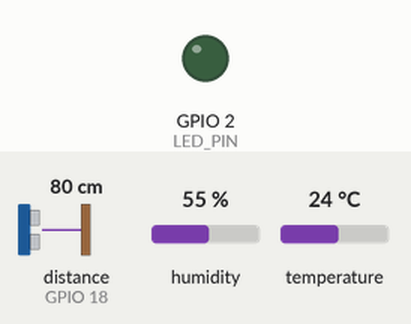
This sketch was run on a simulated ESP32. Shown: output pins drawn as LEDs (lit = HIGH). The test bench sets the inputs (shaded band); at power-on: distance to the obstacle (sensor on GPIO 18) 80 cm, humidity 55 %, temperature 24 °C. The echo pulse lasts 58.3 µs per cm; WiFi joins after 1.5 s; servers stay silent unless stated; the local clock reads 2024-03-15 10:24:30 at power-on unless the sketch sets it; random numbers use the default seed unless the sketch sets one; no MQTT or app messages arrive unless stated; pins used as bus, display or sensor lines are not drawn; what the sketch prints to the serial monitor is not drawn.

Above: at 10.8 s.
10.9 s: distance to the obstacle (sensor on GPIO 18) set to 4 cm
18.4 s: distance to the obstacle (sensor on GPIO 18) set to 2 cm
25.9 s: distance to the obstacle (sensor on GPIO 18) set to 9 cm
At 36.0 s:
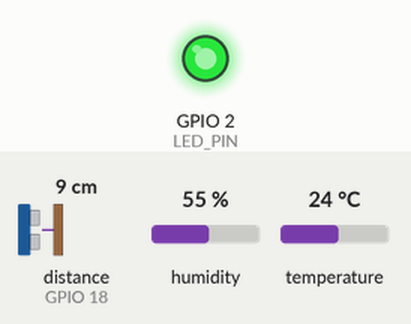
Timing chart, 0 to 46.5 s (numbered marks = the images above; inputs shaded):
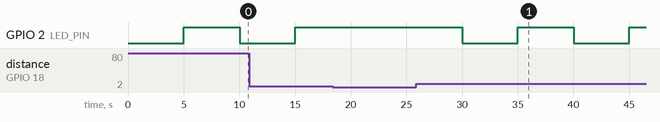

Measured:
- after the input at 18.4 s, every drawn part: stays the same
- after the input at 25.9 s, GPIO 2 (LED_PIN): alternates HIGH for 5.0 s and LOW for 5.0 s, starting after 4.1 s

The sketch:

sketch.ino
```cpp
#include <WiFi.h>
#include <PubSubClient.h>
#include <DHTesp.h>
#include <esp_system.h>
#include <math.h>
#include <sys/time.h>
#include <time.h>

namespace {

constexpr char WIFI_SSID[] = "Wokwi-GUEST";
constexpr char WIFI_PASSWORD[] = "";

// The Wokwi Private IoT Gateway exposes services on the host through this name.
constexpr char MQTT_SERVER[] = "host.wokwi.internal";
constexpr uint16_t MQTT_PORT = 1884;
constexpr char MQTT_TOPIC[] = "iot/lab2/esp32-01/telemetry";
constexpr char DEVICE_ID[] = "esp32-01";

constexpr char NTP_SERVER_PRIMARY[] = "pool.ntp.org";
constexpr char NTP_SERVER_SECONDARY[] = "time.google.com";
constexpr time_t MIN_VALID_EPOCH = 1704067200;  // 2024-01-01T00:00:00Z

constexpr uint8_t DHT_PIN = 15;
constexpr uint8_t TRIG_PIN = 5;
constexpr uint8_t ECHO_PIN = 18;
constexpr uint8_t LED_PIN = 2;

constexpr uint32_t SEND_INTERVAL_MS = 5000;
constexpr uint32_t INITIAL_RETRY_MS = 1000;
constexpr uint32_t MAX_RETRY_MS = 30000;
constexpr uint16_t MQTT_PACKET_BUFFER_SIZE = 512;

constexpr float MIN_TEMPERATURE_C = -40.0f;
constexpr float MAX_TEMPERATURE_C = 80.0f;
constexpr float MIN_HUMIDITY_PCT = 0.0f;
constexpr float MAX_HUMIDITY_PCT = 100.0f;
constexpr float MIN_DISTANCE_CM = 2.0f;
constexpr float MAX_DISTANCE_CM = 400.0f;

WiFiClient wifiClient;
PubSubClient mqttClient(wifiClient);
DHTesp dht;

char bootId[17] = {};
char mqttClientId[32] = {};
uint32_t sequenceNo = 0;
uint32_t lastSendMs = 0;
uint32_t nextWifiAttemptMs = 0;
uint32_t nextMqttAttemptMs = 0;
uint32_t wifiRetryDelayMs = INITIAL_RETRY_MS;
uint32_t mqttRetryDelayMs = INITIAL_RETRY_MS;
bool wifiWasConnected = false;
bool ntpConfigured = false;
bool ledState = false;

bool deadlineReached(uint32_t now, uint32_t deadline) {
  return static_cast<int32_t>(now - deadline) >= 0;
}

uint32_t nextRetryDelay(uint32_t currentDelay) {
  if (currentDelay >= MAX_RETRY_MS / 2) {
    return MAX_RETRY_MS;
  }
  return currentDelay * 2;
}

void initializeIdentifiers() {
  const uint64_t chipId = ESP.getEfuseMac();
  const uint32_t chipSuffix = static_cast<uint32_t>(chipId);
  const uint32_t bootNonce = esp_random();

  snprintf(bootId, sizeof(bootId), "%08lX%08lX",
           static_cast<unsigned long>(chipSuffix),
           static_cast<unsigned long>(bootNonce));
  snprintf(mqttClientId, sizeof(mqttClientId), "%s-%08lX", DEVICE_ID,
           static_cast<unsigned long>(chipSuffix));
}

void startNtpSynchronization() {
  // Offset values are zero so the Unix timestamp is always UTC.
  configTime(0, 0, NTP_SERVER_PRIMARY, NTP_SERVER_SECONDARY);
  ntpConfigured = true;
  Serial.println("NTP synchronization requested (UTC)");
}

bool getUtcEpochMs(uint64_t& epochMs) {
  timeval now{};
  if (gettimeofday(&now, nullptr) != 0 || now.tv_sec < MIN_VALID_EPOCH) {
    return false;
  }

  epochMs = static_cast<uint64_t>(now.tv_sec) * 1000ULL
          + static_cast<uint64_t>(now.tv_usec) / 1000ULL;
  return true;
}

void maintainWiFi(uint32_t nowMs) {
  if (WiFi.status() == WL_CONNECTED) {
    if (!wifiWasConnected) {
      wifiWasConnected = true;
      wifiRetryDelayMs = INITIAL_RETRY_MS;
      Serial.printf("WiFi connected, IP=%s, RSSI=%d dBm\n",
                    WiFi.localIP().toString().c_str(), WiFi.RSSI());
    }
    if (!ntpConfigured) {
      startNtpSynchronization();
    }
    return;
  }

  if (wifiWasConnected) {
    wifiWasConnected = false;
    ntpConfigured = false;
    mqttClient.disconnect();
    nextWifiAttemptMs = nowMs;
    Serial.println("WiFi disconnected");
  }

  if (!deadlineReached(nowMs, nextWifiAttemptMs)) {
    return;
  }

  Serial.printf("Connecting WiFi to %s (next retry in %lu ms)\n",
                WIFI_SSID, static_cast<unsigned long>(wifiRetryDelayMs));
  WiFi.disconnect();
  WiFi.begin(WIFI_SSID, WIFI_PASSWORD, 6);
  nextWifiAttemptMs = nowMs + wifiRetryDelayMs;
  wifiRetryDelayMs = nextRetryDelay(wifiRetryDelayMs);
}

void maintainMqtt(uint32_t nowMs) {
  if (WiFi.status() != WL_CONNECTED) {
    return;
  }

  if (mqttClient.connected()) {
    mqttClient.loop();
    return;
  }

  if (!deadlineReached(nowMs, nextMqttAttemptMs)) {
    return;
  }

  Serial.printf("Connecting MQTT to %s:%u...", MQTT_SERVER, MQTT_PORT);
  if (mqttClient.connect(mqttClientId)) {
    mqttRetryDelayMs = INITIAL_RETRY_MS;
    Serial.println(" connected");
    return;
  }

  Serial.printf(" failed (state=%d), next retry in %lu ms\n",
                mqttClient.state(),
                static_cast<unsigned long>(mqttRetryDelayMs));
  // mqttClient.connect() may block until its socket timeout; schedule from the
  // end of that attempt so the backoff is still honored when the broker is down.
  nextMqttAttemptMs = millis() + mqttRetryDelayMs;
  mqttRetryDelayMs = nextRetryDelay(mqttRetryDelayMs);
}

float readDistanceCm() {
  digitalWrite(TRIG_PIN, LOW);
  delayMicroseconds(2);
  digitalWrite(TRIG_PIN, HIGH);
  delayMicroseconds(10);
  digitalWrite(TRIG_PIN, LOW);

  const unsigned long durationUs = pulseIn(ECHO_PIN, HIGH, 30000UL);
  if (durationUs == 0) {
    return NAN;
  }
  return static_cast<float>(durationUs) * 0.0343f / 2.0f;
}

bool sensorValuesAreValid(const TempAndHumidity& dhtData, float distanceCm) {
  if (!isfinite(dhtData.temperature) ||
      dhtData.temperature < MIN_TEMPERATURE_C ||
      dhtData.temperature > MAX_TEMPERATURE_C) {
    Serial.printf("Invalid temperature: %.2f C\n", dhtData.temperature);
    return false;
  }

  if (!isfinite(dhtData.humidity) ||
      dhtData.humidity < MIN_HUMIDITY_PCT ||
      dhtData.humidity > MAX_HUMIDITY_PCT) {
    Serial.printf("Invalid humidity: %.2f %%\n", dhtData.humidity);
    return false;
  }

  if (!isfinite(distanceCm) ||
      distanceCm < MIN_DISTANCE_CM ||
      distanceCm > MAX_DISTANCE_CM) {
    Serial.printf("Invalid distance: %.2f cm\n", distanceCm);
    return false;
  }

  return true;
}

void publishTelemetry(uint32_t nowMs) {
  if (!mqttClient.connected()) {
    Serial.println("Telemetry skipped: MQTT is not connected");
    return;
  }

  uint64_t sentAtMs = 0;
  if (!getUtcEpochMs(sentAtMs)) {
    Serial.println("Telemetry skipped: waiting for a valid UTC NTP time");
    return;
  }

  const TempAndHumidity dhtData = dht.getTempAndHumidity();
  const float distanceCm = readDistanceCm();
  if (!sensorValuesAreValid(dhtData, distanceCm)) {
    Serial.println("Telemetry skipped: sensor validation failed");
    return;
  }

  const uint32_t messageSequence = ++sequenceNo;
  char payload[MQTT_PACKET_BUFFER_SIZE];
  const int payloadLength = snprintf(
      payload, sizeof(payload),
      "{\"schema_version\":1,\"device_id\":\"%s\",\"boot_id\":\"%s\","
      "\"sequence\":%lu,\"sent_at_ms\":%llu,\"temperature_c\":%.2f,"
      "\"humidity_pct\":%.2f,\"distance_cm\":%.2f,\"rssi_dbm\":%d,"
      "\"uptime_s\":%lu,\"led_on\":%s}",
      DEVICE_ID, bootId, static_cast<unsigned long>(messageSequence),
      static_cast<unsigned long long>(sentAtMs), dhtData.temperature,
      dhtData.humidity, distanceCm, WiFi.RSSI(),
      static_cast<unsigned long>(nowMs / 1000UL),
      ledState ? "true" : "false");

  if (payloadLength < 0 || static_cast<size_t>(payloadLength) >= sizeof(payload)) {
    Serial.printf("Telemetry not published: JSON buffer too small (required=%d)\n",
                  payloadLength);
    return;
  }

  const bool published = mqttClient.publish(MQTT_TOPIC, payload);
  if (published) {
    ledState = !ledState;
    digitalWrite(LED_PIN, ledState ? HIGH : LOW);
  }
  Serial.printf("topic=%s publish=%s payload=%s\n", MQTT_TOPIC,
                published ? "OK" : "FAILED", payload);
}

}  // namespace

void setup() {
  Serial.begin(115200);

  pinMode(TRIG_PIN, OUTPUT);
  pinMode(ECHO_PIN, INPUT);
  pinMode(LED_PIN, OUTPUT);
  digitalWrite(TRIG_PIN, LOW);
  digitalWrite(LED_PIN, LOW);

  dht.setup(DHT_PIN, DHTesp::DHT22);
  initializeIdentifiers();

  WiFi.mode(WIFI_STA);
  mqttClient.setServer(MQTT_SERVER, MQTT_PORT);
  if (!mqttClient.setBufferSize(MQTT_PACKET_BUFFER_SIZE)) {
    Serial.println("Warning: could not allocate the requested MQTT packet buffer");
  }

  Serial.printf("Lab 2 device ready: device_id=%s boot_id=%s\n", DEVICE_ID,
                bootId);
}

void loop() {
  const uint32_t nowMs = millis();
  maintainWiFi(nowMs);
  maintainMqtt(nowMs);

  if (nowMs - lastSendMs >= SEND_INTERVAL_MS) {
    lastSendMs = nowMs;
    publishTelemetry(nowMs);
  }
}
```
